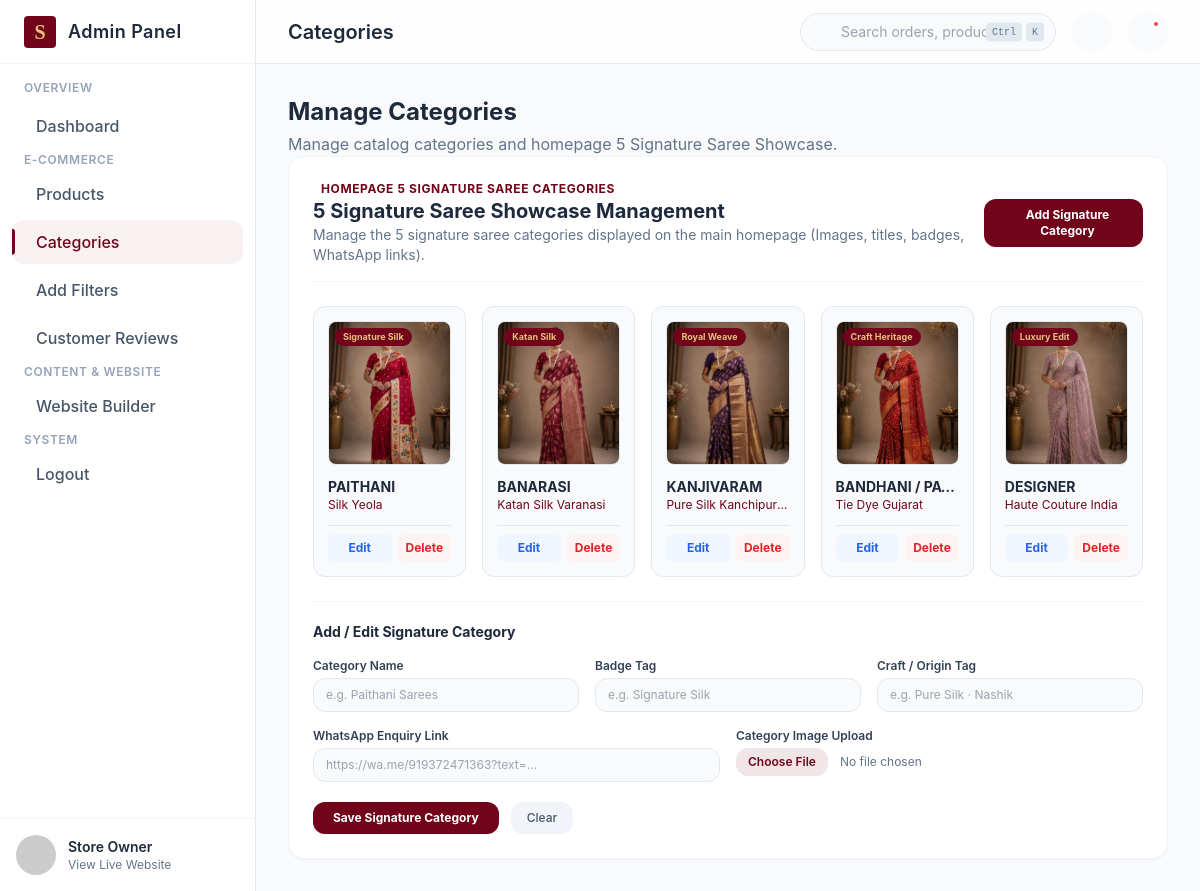
Page /adm/categories/ on the committed database.
### adm_user/models.py (models this page shows, shortened)
class SlugMixin:
    slug_source_field = "name"

class TimeStampedModel(models.Model):
    created_at = models.DateTimeField(auto_now_add=True)
    updated_at = models.DateTimeField(auto_now=True)
    class Meta:
        abstract = True

class SignatureCategoryItem(SlugMixin, TimeStampedModel):
    name = models.CharField(max_length=100)
    slug = models.SlugField(max_length=120, unique=True, blank=True)
    badge_text = models.CharField(max_length=100, blank=True)
    origin_craft = models.CharField(max_length=100, blank=True)
    image = models.ImageField(upload_to="website/signature/", blank=True)
    whatsapp_link = models.CharField(max_length=500, blank=True)
    display_order = models.PositiveIntegerField(default=0)
    is_active = models.BooleanField(default=True)
    class Meta:
        ordering = ["display_order"]
        constraints = [
            models.UniqueConstraint(
                Lower("name"),
                name="unique_signature_category_name_ci",
                violation_error_message="This category already exists.",
            ),
        ]

### adm_user/views.py (the view)
# urls.py: path('categories/', views.categories, name='categories'),
def categories(request):
    from .models import SignatureCategoryItem
    context = {
        "signature_categories": SignatureCategoryItem.objects.all(),
    }
    return render(request, 'adm_user/categories.html', context)

### adm_user/models.py (called while the page is built)
    @classmethod
    def load(cls):
        obj, _ = cls.objects.get_or_create(pk=1)
        return obj

### user/context_processors.py (called while the page is built)
def global_website_data(request):
    try:
        return {
            'nav_categories': Category.objects.filter(is_active=True).order_by('created_at'),
            'header_settings': HeaderSettings.load(),
            'footer_settings': FooterSettings.load(),
            'offer_items': OfferBarItem.objects.all(),
        }
    except Exception:
        return {}

### adm_user/templates/adm_user/categories.html (shortened to what this page needs)
{% extends "adm_user/base_admin.html" %}
{% load static %}
{% block page_title %}Categories{% endblock %}
{% block nav_class_dashboard %}nav-item flex items-center gap-3 px-3 py-2.5 rounded-xl text-slate-600
dark:text-slate-400 hover:bg-slate-50 dark:hover:bg-slate-800/50 hover:text-brand-maroon dark:hover:text-brand-gold
font-medium transition-colors{% endblock %}
{% block nav_class_categories %}nav-item active flex items-center gap-3 px-3 py-2.5 rounded-xl text-brand-maroon
bg-brand-maroon/5 dark:bg-brand-maroon/20 dark:text-brand-gold font-medium transition-colors{% endblock %}
{% block content %}
<section id="view-categories" class="view-section flex-col gap-6">
    <div class="flex items-center justify-between">
        <div>
            <h2 class="text-2xl font-bold text-slate-800 dark:text-white">Manage Categories</h2>
            <p class="text-slate-500 dark:text-slate-400 mt-1">Manage catalog categories and homepage 5 Signature Saree Showcase.</p>
        </div>
    </div>
    <div class="bg-white dark:bg-dark-panel p-6 rounded-2xl border border-slate-100 dark:border-dark-border shadow-sm space-y-6">
        <div class="flex flex-col md:flex-row items-start md:items-center justify-between gap-4 border-b border-slate-100 dark:border-dark-border pb-4">
            <div>
                <div class="flex items-center gap-2 text-brand-maroon dark:text-brand-gold font-bold text-xs uppercase tracking-wider">
                    <span>Homepage 5 Signature Saree Categories</span>
                </div>
                <h3 class="text-xl font-bold text-slate-800 dark:text-white">5 Signature Saree Showcase Management</h3>
                <p class="text-sm text-slate-500">Manage the 5 signature saree categories displayed on the main homepage (Images, titles, badges, WhatsApp links).</p>
            </div>
            <button type="button" onclick="resetSigCatForm()" class="px-4 py-2 rounded-xl font-bold bg-brand-maroon hover:bg-brand-maroonLight text-white text-xs shadow-sm transition-all flex items-center gap-2">
                 Add Signature Category
            </button>
        </div>
        <div class="grid grid-cols-1 md:grid-cols-2 lg:grid-cols-5 gap-4">
            {% for cat in signature_categories %}
            <div class="bg-slate-50 dark:bg-slate-800/50 p-3.5 rounded-xl border border-slate-200 dark:border-slate-700 shadow-xs flex flex-col justify-between space-y-3" id="sig-cat-card-{{ cat.id }}">
                <div class="relative h-36 rounded-lg overflow-hidden border border-slate-200 dark:border-slate-700 bg-white">
                    {% if cat.image %}
                    <img src="{{ cat.image.url }}" class="w-full h-full object-cover">
                    {% else %}
                    <div class="w-full h-full flex items-center justify-center text-slate-400 text-xs">No Image</div>
                    {% endif %}
                    <span class="absolute top-1.5 left-1.5 bg-brand-maroon text-brand-gold text-[9px] font-bold px-2 py-0.5 rounded-full shadow-xs">{{ cat.badge_text|default:"Signature" }}</span>
                </div>
                <div>
                    <h4 class="font-bold text-slate-800 dark:text-white text-sm truncate">{{ cat.name }}</h4>
                    <p class="text-xs text-brand-maroon dark:text-brand-gold truncate">{{ cat.origin_craft|default:"Pure Silk" }}</p>
                </div>
                <div class="flex items-center gap-1.5 pt-2 border-t border-slate-200 dark:border-slate-700">
                    <button type="button" onclick="editSigCategory({{ cat.id }}, '{{ cat.name|escapejs }}', '{{ cat.badge_text|escapejs }}', '{{ cat.origin_craft|escapejs }}', '{{ cat.whatsapp_link|escapejs }}')" class="flex-1 text-xs py-1.5 px-2 rounded-lg bg-blue-50 text-blue-600 font-bold hover:bg-blue-100 transition-colors text-center">
                        Edit
                    </button>
                    <button type="button" onclick="deleteSigCategory({{ cat.id }})" class="text-xs py-1.5 px-2 rounded-lg bg-red-50 text-red-600 font-bold hover:bg-red-100 transition-colors">
                        Delete
                    </button>
                </div>
            </div>
            {% endfor %}
        </div>
        <div class="border-t border-slate-100 dark:border-dark-border pt-5">
            <h4 class="text-sm font-bold text-slate-800 dark:text-white mb-3" id="sigCatFormTitle">Add / Edit Signature Category</h4>
            <form id="sigCatForm" enctype="multipart/form-data" class="space-y-4">
                <div class="grid grid-cols-1 md:grid-cols-3 gap-4">
                    <div>
                        <label class="block text-xs font-semibold text-slate-700 dark:text-slate-300 mb-1">Category Name</label>
                        <input type="text" id="sigCatName" name="name" required placeholder="e.g. Paithani Sarees" class="w-full px-3 py-2 text-xs rounded-xl border border-slate-200 dark:border-slate-700 bg-slate-50 dark:bg-slate-800 dark:text-white focus:outline-none focus:border-brand-maroon">
                    </div>
                    <div>
                        <label class="block text-xs font-semibold text-slate-700 dark:text-slate-300 mb-1">Badge Tag</label>
                        <input type="text" id="sigCatBadge" name="badge_text" placeholder="e.g. Signature Silk" class="w-full px-3 py-2 text-xs rounded-xl border border-slate-200 dark:border-slate-700 bg-slate-50 dark:bg-slate-800 dark:text-white focus:outline-none focus:border-brand-maroon">
                    </div>
                    <div>
                        <label class="block text-xs font-semibold text-slate-700 dark:text-slate-300 mb-1">Craft / Origin Tag</label>
                        <input type="text" id="sigCatCraft" name="origin_craft" placeholder="e.g. Pure Silk · Nashik" class="w-full px-3 py-2 text-xs rounded-xl border border-slate-200 dark:border-slate-700 bg-slate-50 dark:bg-slate-800 dark:text-white focus:outline-none focus:border-brand-maroon">
                    </div>
                </div>
                <div class="grid grid-cols-1 md:grid-cols-2 gap-4">
                    <div>
                        <label class="block text-xs font-semibold text-slate-700 dark:text-slate-300 mb-1">WhatsApp Enquiry Link</label>
                        <input type="text" id="sigCatWa" name="whatsapp_link" placeholder="https://wa.me/919372471363?text=..." class="w-full px-3 py-2 text-xs rounded-xl border border-slate-200 dark:border-slate-700 bg-slate-50 dark:bg-slate-800 dark:text-white focus:outline-none focus:border-brand-maroon">
                    </div>
                    <div>
                        <label class="block text-xs font-semibold text-slate-700 dark:text-slate-300 mb-1">Category Image Upload</label>
                        <input type="file" id="sigCatImg" name="image" accept="image/*" class="w-full text-xs text-slate-500 file:mr-3 file:py-1.5 file:px-3 file:rounded-xl file:border-0 file:text-xs file:font-semibold file:bg-brand-maroon/10 file:text-brand-maroon hover:file:bg-brand-maroon/20">
                    </div>
                </div>
                <div class="flex items-center gap-3 pt-1">
                    <button type="button" onclick="saveSignatureCategory()" class="bg-brand-maroon text-white font-bold px-5 py-2 rounded-xl hover:bg-brand-maroon/90 text-xs shadow-xs transition-colors">
                        Save Signature Category
                    </button>
                    <button type="button" onclick="resetSigCatForm()" class="bg-slate-100 dark:bg-slate-800 text-slate-600 dark:text-slate-300 font-medium px-4 py-2 rounded-xl hover:bg-slate-200 text-xs transition-colors">
                        Clear
                    </button>
                </div>
            </form>
        </div>
    </div>
</section>
{% endblock %}

### adm_user/static/adm_user/css/admin.css (style rules this page uses)
* { transition: background-color 0.3s ease, border-color 0.3s ease; }

### rows in the picture
SignatureCategoryItem: image (picture), badge_text "Signature Silk", name "PAITHANI", origin_craft "Silk Yeola"
SignatureCategoryItem: image (picture), badge_text "Katan Silk", name "BANARASI", origin_craft "Katan Silk Varanasi"
SignatureCategoryItem: image (picture), badge_text "Royal Weave", name "KANJIVARAM", origin_craft "Pure Silk Kanchipur…"
SignatureCategoryItem: image (picture), badge_text "Craft Heritage", name "BANDHANI / PA…", origin_craft "Tie Dye Gujarat"
SignatureCategoryItem: image (picture), badge_text "Luxury Edit", name "DESIGNER", origin_craft "Haute Couture India"
